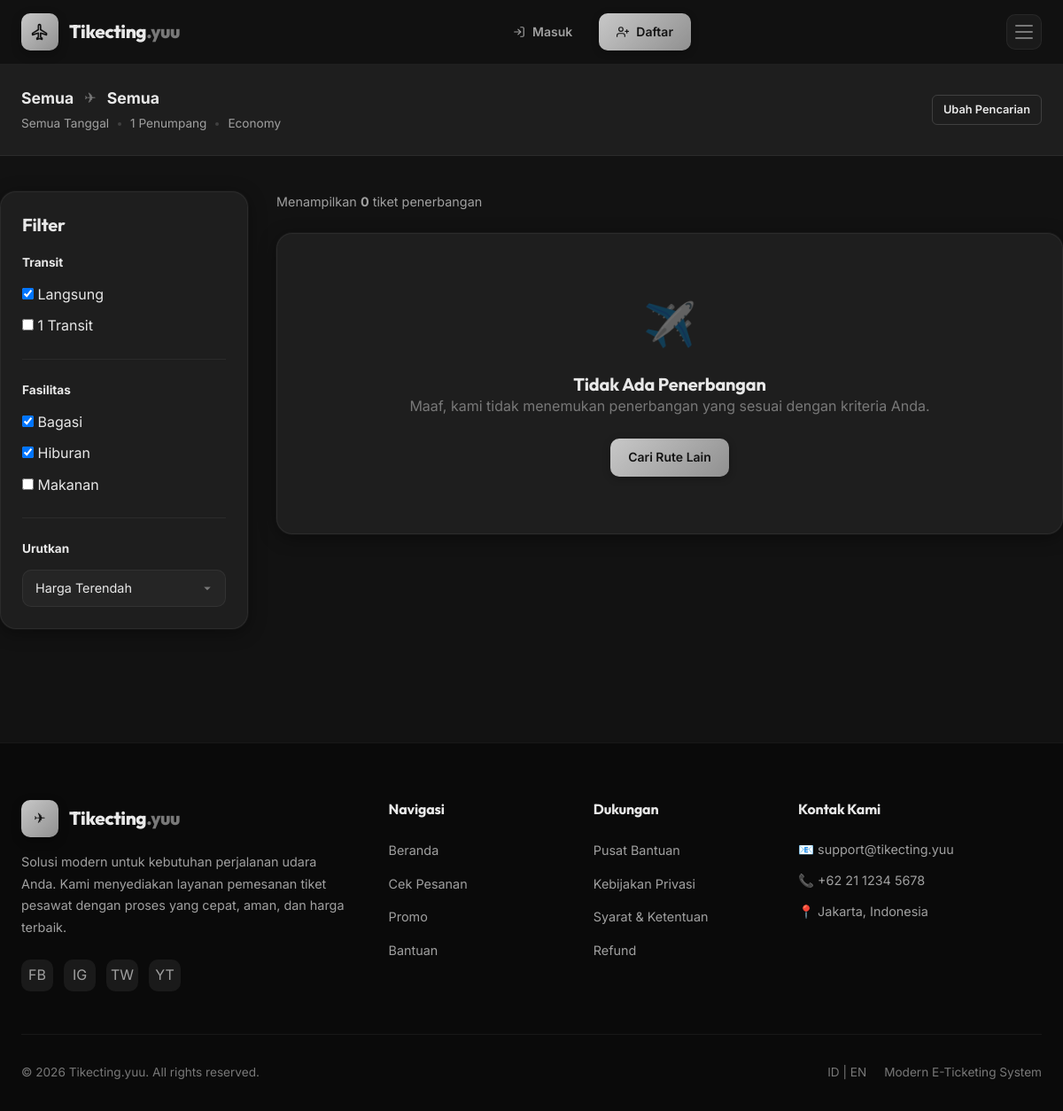
The page /search_results.php on the database as committed earlier.
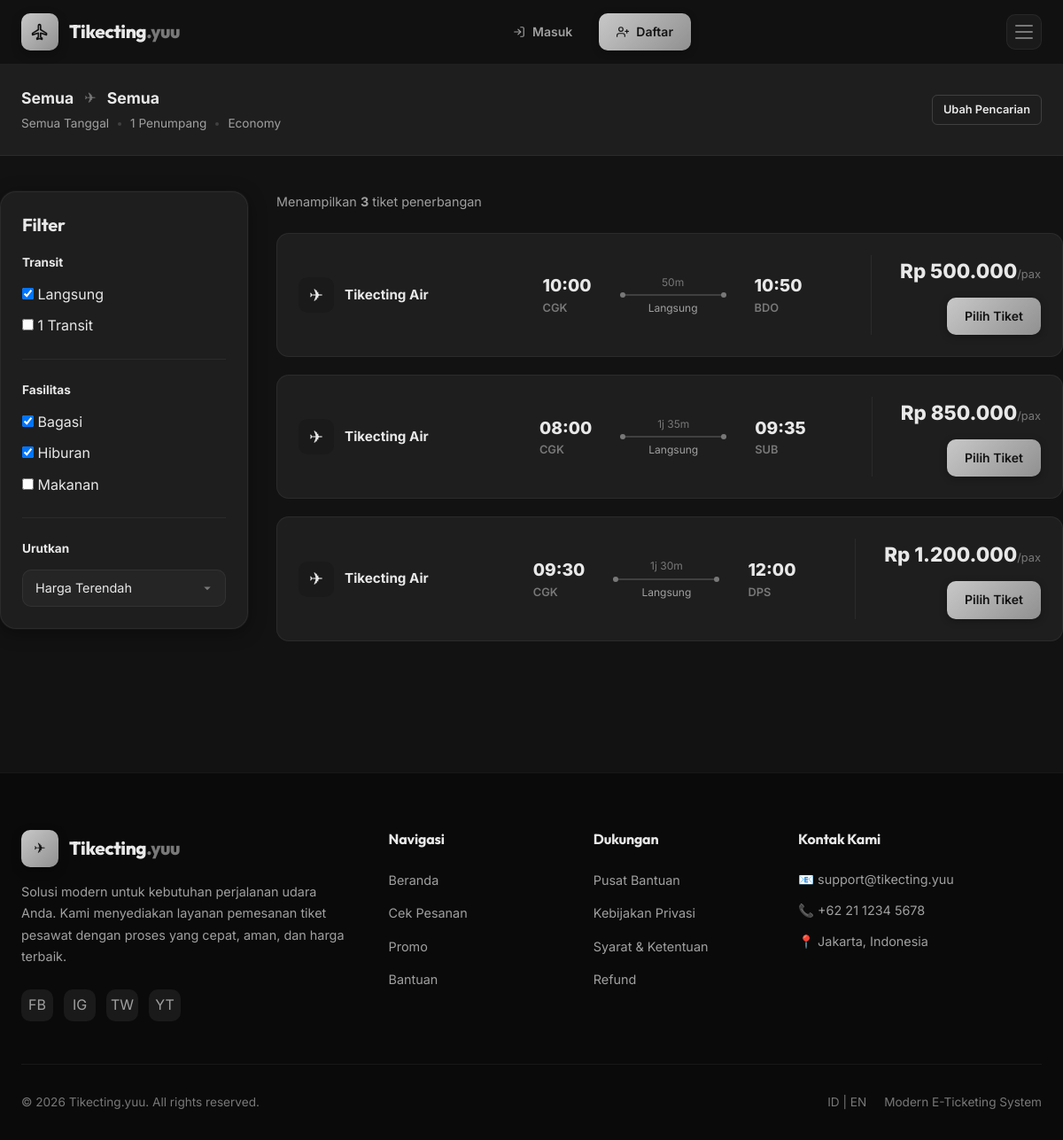
The same page on the database as committed later.
### tables this page shows
CREATE TABLE `flights` (
  `id` int(11) NOT NULL AUTO_INCREMENT,
  `flight_code` varchar(20) NOT NULL,
  `airline_name` varchar(100) NOT NULL,
  `airline_logo` varchar(255) DEFAULT NULL,
  `origin` varchar(100) NOT NULL,
  `origin_code` varchar(10) NOT NULL,
  `destination` varchar(100) NOT NULL,
  `dest_code` varchar(10) NOT NULL,
  `depart_date` date NOT NULL,
  `depart_time` time NOT NULL,
  `arrive_time` time NOT NULL,
  `duration` varchar(50) DEFAULT NULL,
  `transit` enum('direct','1_transit','2_transit') DEFAULT 'direct',
  `price` decimal(12,2) NOT NULL,
  `class` enum('economy','business','first') DEFAULT 'economy',
  `seats_available` int(11) DEFAULT 100,
  `baggage_capacity` varchar(50) DEFAULT '20kg',
  `refund_policy` text DEFAULT NULL,
  `facilities` text DEFAULT NULL,
  `delay_history` varchar(100) DEFAULT 'On Time',
  `rating` decimal(2,1) DEFAULT 4.5,
  `is_promo` tinyint(1) DEFAULT 0,
  `promo_badge` varchar(50) DEFAULT NULL,
  `created_at` timestamp NOT NULL DEFAULT current_timestamp(),
  PRIMARY KEY (`id`)
);

### config.php (called while the page is built, shortened)
<?php
function e($str) {
    return htmlspecialchars((string)$str, ENT_QUOTES, 'UTF-8');
}
function format_rupiah($amount){
    return 'Rp ' . number_format($amount, 0, ',', '.');
}

### search_results.php (the view, shortened to what the rows shown need)
<?php
require_once 'config.php';
require_once 'includes/functions.php';
$class = $_GET['class'] ?? 'economy';
$passengers = $_GET['passengers'] ?? 1;
$query = "SELECT * FROM flights WHERE 1=1";
$params = [];
if ($class) {
    $query .= " AND class = ?";
    $params[] = $class;
}
$sort = $_GET['sort'] ?? 'price_asc';
switch($sort) {
    case 'price_asc': $query .= " ORDER BY price ASC"; break;
}
$stmt = $pdo->prepare($query);
$stmt->execute($params);
$flights = $stmt->fetchAll();
?>
<!doctype html>
<html lang="id">
<head>
  <?php include 'includes/head.php'; ?>
</head>
<body class="tyy-bg-base">
  <main class="tyy-container tyy-page-content">
    <div class="tyy-search-layout">
      <div class="tyy-search-results">
        <?php if(empty($flights)): ?>
          <div class="tyy-card tyy-empty-state" style="padding:4rem;">
            <div class="icon">✈️</div>
            <h4>Tidak Ada Penerbangan</h4>
            <p>Maaf, kami tidak menemukan penerbangan yang sesuai dengan kriteria Anda.</p>
            <a href="index.php" class="tyy-btn tyy-btn-primary" style="margin-top:1.5rem;">Cari Rute Lain</a>
          </div>
        <?php else: ?>
          <div class="tyy-flights-list">
            <?php foreach($flights as $f): ?>
              <div class="tyy-flight-row-card fade-in">
                <div class="main-info">
                  <div class="airline">
                    <div class="logo">✈</div>
                    <div class="name"><?=e($f['airline_name'])?></div>
                  </div>
                  <div class="time-route">
                    <div class="departure">
                      <div class="time"><?=date('H:i', strtotime($f['depart_time']))?></div>
                      <div class="code"><?=e($f['origin_code'])?></div>
                    </div>
                    <div class="duration-line">
                      <div class="duration"><?=e($f['duration'])?></div>
                      <div class="line">
                        <span class="dot"></span>
                        <span class="dot"></span>
                      </div>
                      <div class="transit"><?=e($f['transit'] == 'direct' ? 'Langsung' : str_replace('_', ' ', $f['transit']))?></div>
                    </div>
                    <div class="arrival">
                      <div class="time"><?=date('H:i', strtotime($f['arrive_time']))?></div>
                      <div class="code"><?=e($f['dest_code'])?></div>
                    </div>
                  </div>
                </div>
                <div class="price-action">
                  <div class="price"><?=format_rupiah($f['price'])?><span>/pax</span></div>
                  <a href="flight_detail.php?id=<?=$f['id']?>&passengers=<?=$passengers?>" class="tyy-btn tyy-btn-primary">Pilih Tiket</a>
                </div>
              </div>
            <?php endforeach; ?>
          </div>
        <?php endif; ?>
      </div>
    </div>
  </main>
</body>
</html>

Rows that differ between the two databases and show on the page:
added flights: airline_name "Tikecting Air", depart_time "10:00", origin_code "CGK", duration "50m", transit "Langsung", arrive_time "10:50", dest_code "BDO", price "Rp 500.000"
added flights: airline_name "Tikecting Air", depart_time "08:00", origin_code "CGK", duration "1j 35m", transit "Langsung", arrive_time "09:35", dest_code "SUB", price "Rp 850.000"
added flights: airline_name "Tikecting Air", depart_time "09:30", origin_code "CGK", duration "1j 30m", transit "Langsung", arrive_time "12:00", dest_code "DPS", price "Rp 1.200.000"
Other text that changed with them:
count($flights): "0" → "3"
text no longer shown: "✈️ Tidak Ada Penerbangan Maaf, kami tidak menemukan penerbangan yang sesuai dengan kriteria Anda. Cari Rute Lain"
